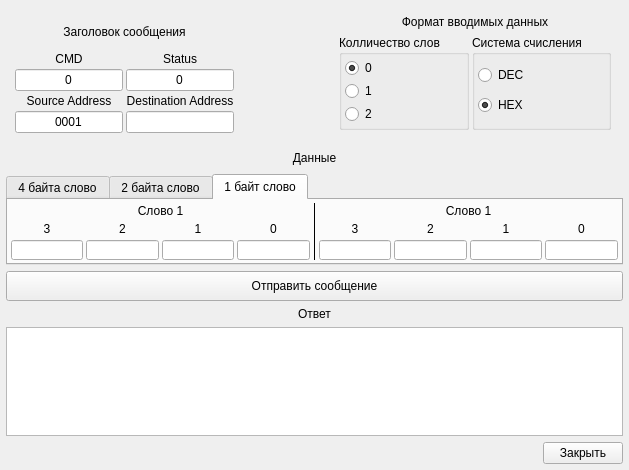
<?xml version="1.0" encoding="UTF-8"?>
<ui version="4.0">
 <class>vdb_msg_sender</class>
 <widget class="QWidget" name="vdb_msg_sender">
  <property name="geometry">
   <rect>
    <x>0</x>
    <y>0</y>
    <width>629</width>
    <height>470</height>
   </rect>
  </property>
  <property name="windowTitle">
   <string>Form</string>
  </property>
  <layout class="QVBoxLayout" name="vlayout_main">
   <property name="spacing">
    <number>6</number>
   </property>
   <property name="leftMargin">
    <number>6</number>
   </property>
   <property name="topMargin">
    <number>6</number>
   </property>
   <property name="rightMargin">
    <number>6</number>
   </property>
   <property name="bottomMargin">
    <number>6</number>
   </property>
   <item>
    <layout class="QHBoxLayout" name="hlayout_msg_head">
     <property name="leftMargin">
      <number>9</number>
     </property>
     <property name="topMargin">
      <number>9</number>
     </property>
     <property name="rightMargin">
      <number>9</number>
     </property>
     <property name="bottomMargin">
      <number>9</number>
     </property>
     <item>
      <layout class="QVBoxLayout" name="vlayout_msg_head">
       <property name="spacing">
        <number>3</number>
       </property>
       <property name="leftMargin">
        <number>0</number>
       </property>
       <property name="topMargin">
        <number>0</number>
       </property>
       <property name="rightMargin">
        <number>0</number>
       </property>
       <property name="bottomMargin">
        <number>0</number>
       </property>
       <item>
        <widget class="QLabel" name="lbl_title_header">
         <property name="font">
          <font>
           <pointsize>9</pointsize>
          </font>
         </property>
         <property name="autoFillBackground">
          <bool>true</bool>
         </property>
         <property name="text">
          <string>Заголовок сообщения</string>
         </property>
         <property name="alignment">
          <set>Qt::AlignCenter</set>
         </property>
        </widget>
       </item>
       <item>
        <layout class="QHBoxLayout" name="hlayout_cmd">
         <property name="spacing">
          <number>3</number>
         </property>
         <property name="leftMargin">
          <number>0</number>
         </property>
         <property name="topMargin">
          <number>0</number>
         </property>
         <property name="rightMargin">
          <number>0</number>
         </property>
         <property name="bottomMargin">
          <number>0</number>
         </property>
         <item>
          <layout class="QVBoxLayout" name="vlayout_cmd">
           <property name="spacing">
            <number>3</number>
           </property>
           <property name="leftMargin">
            <number>0</number>
           </property>
           <property name="topMargin">
            <number>0</number>
           </property>
           <property name="rightMargin">
            <number>0</number>
           </property>
           <property name="bottomMargin">
            <number>0</number>
           </property>
           <item>
            <widget class="QLabel" name="lbl_title_cmd">
             <property name="text">
              <string>CMD</string>
             </property>
             <property name="alignment">
              <set>Qt::AlignCenter</set>
             </property>
            </widget>
           </item>
           <item>
            <widget class="QLineEdit" name="ledit_cmd">
             <property name="inputMask">
              <string>9</string>
             </property>
             <property name="text">
              <string>0</string>
             </property>
             <property name="alignment">
              <set>Qt::AlignCenter</set>
             </property>
            </widget>
           </item>
          </layout>
         </item>
         <item>
          <layout class="QVBoxLayout" name="vlayout_status">
           <property name="spacing">
            <number>3</number>
           </property>
           <property name="leftMargin">
            <number>0</number>
           </property>
           <property name="topMargin">
            <number>0</number>
           </property>
           <property name="rightMargin">
            <number>0</number>
           </property>
           <property name="bottomMargin">
            <number>0</number>
           </property>
           <item>
            <widget class="QLabel" name="lbl_title_status">
             <property name="text">
              <string>Status</string>
             </property>
             <property name="alignment">
              <set>Qt::AlignCenter</set>
             </property>
            </widget>
           </item>
           <item>
            <widget class="QLineEdit" name="ledit_status">
             <property name="inputMask">
              <string>9</string>
             </property>
             <property name="text">
              <string>0</string>
             </property>
             <property name="alignment">
              <set>Qt::AlignCenter</set>
             </property>
            </widget>
           </item>
          </layout>
         </item>
        </layout>
       </item>
       <item>
        <layout class="QHBoxLayout" name="hayout_address">
         <property name="spacing">
          <number>3</number>
         </property>
         <item>
          <layout class="QVBoxLayout" name="vlayout_src">
           <property name="spacing">
            <number>3</number>
           </property>
           <property name="leftMargin">
            <number>0</number>
           </property>
           <property name="topMargin">
            <number>0</number>
           </property>
           <property name="rightMargin">
            <number>0</number>
           </property>
           <property name="bottomMargin">
            <number>0</number>
           </property>
           <item>
            <widget class="QLabel" name="lbl_title_src">
             <property name="text">
              <string>Source Address</string>
             </property>
             <property name="alignment">
              <set>Qt::AlignCenter</set>
             </property>
            </widget>
           </item>
           <item>
            <widget class="QLineEdit" name="ledit_src">
             <property name="inputMask">
              <string>HHHH</string>
             </property>
             <property name="text">
              <string>0001</string>
             </property>
             <property name="alignment">
              <set>Qt::AlignCenter</set>
             </property>
             <property name="readOnly">
              <bool>true</bool>
             </property>
            </widget>
           </item>
          </layout>
         </item>
         <item>
          <layout class="QVBoxLayout" name="vlayout_dst">
           <property name="spacing">
            <number>3</number>
           </property>
           <property name="leftMargin">
            <number>0</number>
           </property>
           <property name="topMargin">
            <number>0</number>
           </property>
           <property name="rightMargin">
            <number>0</number>
           </property>
           <property name="bottomMargin">
            <number>0</number>
           </property>
           <item>
            <widget class="QLabel" name="lbl_title_dst">
             <property name="text">
              <string>Destination Address</string>
             </property>
             <property name="alignment">
              <set>Qt::AlignCenter</set>
             </property>
            </widget>
           </item>
           <item>
            <widget class="QLineEdit" name="ledit_dst">
             <property name="inputMask">
              <string>HHHH</string>
             </property>
             <property name="text">
              <string/>
             </property>
             <property name="alignment">
              <set>Qt::AlignCenter</set>
             </property>
            </widget>
           </item>
          </layout>
         </item>
        </layout>
       </item>
      </layout>
     </item>
     <item>
      <spacer name="horizontalSpacer">
       <property name="orientation">
        <enum>Qt::Horizontal</enum>
       </property>
       <property name="sizeHint" stdset="0">
        <size>
         <width>40</width>
         <height>20</height>
        </size>
       </property>
      </spacer>
     </item>
     <item>
      <layout class="QVBoxLayout" name="vlayout_data_format">
       <property name="spacing">
        <number>3</number>
       </property>
       <property name="leftMargin">
        <number>0</number>
       </property>
       <property name="topMargin">
        <number>0</number>
       </property>
       <property name="rightMargin">
        <number>0</number>
       </property>
       <property name="bottomMargin">
        <number>0</number>
       </property>
       <item>
        <widget class="QLabel" name="lbl_title_data_style">
         <property name="font">
          <font>
           <pointsize>9</pointsize>
          </font>
         </property>
         <property name="text">
          <string>Формат вводимых данных</string>
         </property>
         <property name="alignment">
          <set>Qt::AlignCenter</set>
         </property>
        </widget>
       </item>
       <item>
        <layout class="QHBoxLayout" name="horizontalLayout_6">
         <property name="leftMargin">
          <number>3</number>
         </property>
         <property name="topMargin">
          <number>3</number>
         </property>
         <property name="rightMargin">
          <number>3</number>
         </property>
         <property name="bottomMargin">
          <number>3</number>
         </property>
         <item>
          <widget class="QGroupBox" name="gbox_set_data_lengths">
           <property name="title">
            <string>Колличество слов</string>
           </property>
           <layout class="QVBoxLayout" name="verticalLayout_5">
            <property name="spacing">
             <number>3</number>
            </property>
            <property name="leftMargin">
             <number>3</number>
            </property>
            <property name="topMargin">
             <number>3</number>
            </property>
            <property name="rightMargin">
             <number>3</number>
            </property>
            <property name="bottomMargin">
             <number>3</number>
            </property>
            <item>
             <widget class="QRadioButton" name="radbtn_data_lengths_0">
              <property name="text">
               <string>0</string>
              </property>
              <property name="checked">
               <bool>true</bool>
              </property>
             </widget>
            </item>
            <item>
             <widget class="QRadioButton" name="radbtn_data_lengths_1">
              <property name="text">
               <string>1</string>
              </property>
             </widget>
            </item>
            <item>
             <widget class="QRadioButton" name="radbtn_data_lengths_2">
              <property name="text">
               <string>2</string>
              </property>
             </widget>
            </item>
           </layout>
          </widget>
         </item>
         <item>
          <widget class="QGroupBox" name="gbox_scale">
           <property name="autoFillBackground">
            <bool>true</bool>
           </property>
           <property name="title">
            <string>Система счисления</string>
           </property>
           <layout class="QVBoxLayout" name="verticalLayout_6">
            <property name="spacing">
             <number>3</number>
            </property>
            <property name="leftMargin">
             <number>3</number>
            </property>
            <property name="topMargin">
             <number>3</number>
            </property>
            <property name="rightMargin">
             <number>3</number>
            </property>
            <property name="bottomMargin">
             <number>3</number>
            </property>
            <item>
             <widget class="QRadioButton" name="radbtn_scale_dec">
              <property name="text">
               <string>DEC</string>
              </property>
             </widget>
            </item>
            <item>
             <widget class="QRadioButton" name="radbtn_scale_hex">
              <property name="text">
               <string>HEX</string>
              </property>
              <property name="checked">
               <bool>true</bool>
              </property>
             </widget>
            </item>
           </layout>
          </widget>
         </item>
        </layout>
       </item>
      </layout>
     </item>
    </layout>
   </item>
   <item>
    <layout class="QHBoxLayout" name="horizontalLayout_2">
     <property name="spacing">
      <number>3</number>
     </property>
     <property name="leftMargin">
      <number>3</number>
     </property>
     <property name="topMargin">
      <number>3</number>
     </property>
     <property name="rightMargin">
      <number>3</number>
     </property>
     <property name="bottomMargin">
      <number>3</number>
     </property>
     <item>
      <widget class="QLabel" name="label">
       <property name="font">
        <font>
         <pointsize>9</pointsize>
        </font>
       </property>
       <property name="text">
        <string>Данные</string>
       </property>
       <property name="alignment">
        <set>Qt::AlignCenter</set>
       </property>
      </widget>
     </item>
    </layout>
   </item>
   <item>
    <widget class="QTabWidget" name="tabwidget_data">
     <property name="currentIndex">
      <number>2</number>
     </property>
     <widget class="QWidget" name="tab_4_byte">
      <attribute name="title">
       <string>4 байта слово</string>
      </attribute>
      <layout class="QHBoxLayout" name="horizontalLayout_3">
       <property name="spacing">
        <number>3</number>
       </property>
       <property name="leftMargin">
        <number>3</number>
       </property>
       <property name="topMargin">
        <number>3</number>
       </property>
       <property name="rightMargin">
        <number>3</number>
       </property>
       <property name="bottomMargin">
        <number>3</number>
       </property>
       <item>
        <layout class="QVBoxLayout" name="vlayout_4_byte_word_1">
         <property name="spacing">
          <number>3</number>
         </property>
         <property name="leftMargin">
          <number>0</number>
         </property>
         <property name="topMargin">
          <number>0</number>
         </property>
         <property name="rightMargin">
          <number>0</number>
         </property>
         <property name="bottomMargin">
          <number>0</number>
         </property>
         <item>
          <widget class="QLabel" name="lbl_title_4_byte_word_1">
           <property name="minimumSize">
            <size>
             <width>0</width>
             <height>15</height>
            </size>
           </property>
           <property name="maximumSize">
            <size>
             <width>16777215</width>
             <height>15</height>
            </size>
           </property>
           <property name="text">
            <string>Слово 1</string>
           </property>
           <property name="alignment">
            <set>Qt::AlignCenter</set>
           </property>
          </widget>
         </item>
         <item>
          <layout class="QGridLayout" name="gridLayout_5">
           <property name="spacing">
            <number>3</number>
           </property>
           <item row="1" column="0">
            <widget class="QLineEdit" name="ledit_4_byte_word_1">
             <property name="minimumSize">
              <size>
               <width>0</width>
               <height>20</height>
              </size>
             </property>
             <property name="maximumSize">
              <size>
               <width>16777215</width>
               <height>20</height>
              </size>
             </property>
             <property name="inputMask">
              <string>HHHHHHHH</string>
             </property>
             <property name="alignment">
              <set>Qt::AlignRight|Qt::AlignTrailing|Qt::AlignVCenter</set>
             </property>
            </widget>
           </item>
           <item row="0" column="0">
            <widget class="QLabel" name="lbl_title_4_byte_word_1_b0">
             <property name="text">
              <string>0</string>
             </property>
             <property name="alignment">
              <set>Qt::AlignCenter</set>
             </property>
            </widget>
           </item>
          </layout>
         </item>
        </layout>
       </item>
       <item>
        <widget class="Line" name="line">
         <property name="frameShadow">
          <enum>QFrame::Plain</enum>
         </property>
         <property name="orientation">
          <enum>Qt::Vertical</enum>
         </property>
        </widget>
       </item>
       <item>
        <layout class="QVBoxLayout" name="vlayout_4_byte_word_2">
         <property name="spacing">
          <number>3</number>
         </property>
         <property name="leftMargin">
          <number>0</number>
         </property>
         <property name="topMargin">
          <number>0</number>
         </property>
         <property name="rightMargin">
          <number>0</number>
         </property>
         <property name="bottomMargin">
          <number>0</number>
         </property>
         <item>
          <widget class="QLabel" name="lbl_title_4_byte_word_2">
           <property name="minimumSize">
            <size>
             <width>0</width>
             <height>15</height>
            </size>
           </property>
           <property name="maximumSize">
            <size>
             <width>16777215</width>
             <height>15</height>
            </size>
           </property>
           <property name="text">
            <string>Слово 2</string>
           </property>
           <property name="alignment">
            <set>Qt::AlignCenter</set>
           </property>
          </widget>
         </item>
         <item>
          <layout class="QGridLayout" name="gridLayout_6">
           <property name="spacing">
            <number>3</number>
           </property>
           <item row="1" column="0">
            <widget class="QLineEdit" name="ledit_4_byte_word_2">
             <property name="minimumSize">
              <size>
               <width>0</width>
               <height>20</height>
              </size>
             </property>
             <property name="maximumSize">
              <size>
               <width>16777215</width>
               <height>20</height>
              </size>
             </property>
             <property name="inputMask">
              <string>HHHHHHHH</string>
             </property>
             <property name="alignment">
              <set>Qt::AlignRight|Qt::AlignTrailing|Qt::AlignVCenter</set>
             </property>
            </widget>
           </item>
           <item row="0" column="0">
            <widget class="QLabel" name="lbl_title_4_byte_word_2_b0">
             <property name="text">
              <string>0</string>
             </property>
             <property name="alignment">
              <set>Qt::AlignCenter</set>
             </property>
            </widget>
           </item>
          </layout>
         </item>
        </layout>
       </item>
      </layout>
     </widget>
     <widget class="QWidget" name="tab_2_byte">
      <attribute name="title">
       <string>2 байта слово</string>
      </attribute>
      <layout class="QHBoxLayout" name="horizontalLayout_4">
       <property name="spacing">
        <number>3</number>
       </property>
       <property name="leftMargin">
        <number>3</number>
       </property>
       <property name="topMargin">
        <number>3</number>
       </property>
       <property name="rightMargin">
        <number>3</number>
       </property>
       <property name="bottomMargin">
        <number>3</number>
       </property>
       <item>
        <layout class="QVBoxLayout" name="vlayout_2_byte_word_1">
         <property name="spacing">
          <number>3</number>
         </property>
         <property name="leftMargin">
          <number>0</number>
         </property>
         <property name="topMargin">
          <number>0</number>
         </property>
         <property name="rightMargin">
          <number>0</number>
         </property>
         <property name="bottomMargin">
          <number>0</number>
         </property>
         <item>
          <widget class="QLabel" name="lbl_title_2_byte_word_1">
           <property name="minimumSize">
            <size>
             <width>15</width>
             <height>0</height>
            </size>
           </property>
           <property name="maximumSize">
            <size>
             <width>16777215</width>
             <height>15</height>
            </size>
           </property>
           <property name="text">
            <string>Слово 1</string>
           </property>
           <property name="alignment">
            <set>Qt::AlignCenter</set>
           </property>
          </widget>
         </item>
         <item>
          <layout class="QGridLayout" name="gridLayout">
           <property name="spacing">
            <number>3</number>
           </property>
           <item row="0" column="0">
            <widget class="QLabel" name="lbl_title_2_byte_word_1_b1">
             <property name="text">
              <string>1</string>
             </property>
             <property name="alignment">
              <set>Qt::AlignCenter</set>
             </property>
            </widget>
           </item>
           <item row="0" column="1">
            <widget class="QLabel" name="lbl_title_2_byte_word_1_b0">
             <property name="text">
              <string>0</string>
             </property>
             <property name="alignment">
              <set>Qt::AlignCenter</set>
             </property>
            </widget>
           </item>
           <item row="1" column="0">
            <widget class="QLineEdit" name="ledit_2_byte_word_1_b1">
             <property name="minimumSize">
              <size>
               <width>0</width>
               <height>20</height>
              </size>
             </property>
             <property name="maximumSize">
              <size>
               <width>16777215</width>
               <height>20</height>
              </size>
             </property>
             <property name="inputMask">
              <string>HHHH</string>
             </property>
             <property name="alignment">
              <set>Qt::AlignRight|Qt::AlignTrailing|Qt::AlignVCenter</set>
             </property>
            </widget>
           </item>
           <item row="1" column="1">
            <widget class="QLineEdit" name="ledit_2_byte_word_1_b0">
             <property name="minimumSize">
              <size>
               <width>0</width>
               <height>20</height>
              </size>
             </property>
             <property name="maximumSize">
              <size>
               <width>16777215</width>
               <height>20</height>
              </size>
             </property>
             <property name="inputMask">
              <string>HHHH</string>
             </property>
             <property name="alignment">
              <set>Qt::AlignRight|Qt::AlignTrailing|Qt::AlignVCenter</set>
             </property>
            </widget>
           </item>
          </layout>
         </item>
        </layout>
       </item>
       <item>
        <widget class="Line" name="line_2">
         <property name="frameShadow">
          <enum>QFrame::Plain</enum>
         </property>
         <property name="orientation">
          <enum>Qt::Vertical</enum>
         </property>
        </widget>
       </item>
       <item>
        <layout class="QVBoxLayout" name="vlayout_2_byte_word_2">
         <property name="spacing">
          <number>3</number>
         </property>
         <property name="leftMargin">
          <number>0</number>
         </property>
         <property name="topMargin">
          <number>0</number>
         </property>
         <property name="rightMargin">
          <number>0</number>
         </property>
         <property name="bottomMargin">
          <number>0</number>
         </property>
         <item>
          <widget class="QLabel" name="lbl_title_2_byte_word_2">
           <property name="minimumSize">
            <size>
             <width>0</width>
             <height>15</height>
            </size>
           </property>
           <property name="maximumSize">
            <size>
             <width>16777215</width>
             <height>15</height>
            </size>
           </property>
           <property name="text">
            <string>Слово 2</string>
           </property>
           <property name="alignment">
            <set>Qt::AlignCenter</set>
           </property>
          </widget>
         </item>
         <item>
          <layout class="QGridLayout" name="gridLayout_2">
           <property name="spacing">
            <number>3</number>
           </property>
           <item row="0" column="0">
            <widget class="QLabel" name="lbl_title_2_byte_word_2_b1">
             <property name="text">
              <string>1</string>
             </property>
             <property name="alignment">
              <set>Qt::AlignCenter</set>
             </property>
            </widget>
           </item>
           <item row="0" column="1">
            <widget class="QLabel" name="lbl_title_2_byte_word_2_b2">
             <property name="text">
              <string>0</string>
             </property>
             <property name="alignment">
              <set>Qt::AlignCenter</set>
             </property>
            </widget>
           </item>
           <item row="1" column="0">
            <widget class="QLineEdit" name="ledit_2_byte_word_2_b1">
             <property name="minimumSize">
              <size>
               <width>0</width>
               <height>20</height>
              </size>
             </property>
             <property name="maximumSize">
              <size>
               <width>16777215</width>
               <height>20</height>
              </size>
             </property>
             <property name="inputMask">
              <string>HHHH</string>
             </property>
             <property name="alignment">
              <set>Qt::AlignRight|Qt::AlignTrailing|Qt::AlignVCenter</set>
             </property>
            </widget>
           </item>
           <item row="1" column="1">
            <widget class="QLineEdit" name="ledit_2_byte_word_2_b0">
             <property name="minimumSize">
              <size>
               <width>0</width>
               <height>20</height>
              </size>
             </property>
             <property name="maximumSize">
              <size>
               <width>16777215</width>
               <height>20</height>
              </size>
             </property>
             <property name="inputMask">
              <string>HHHH</string>
             </property>
             <property name="alignment">
              <set>Qt::AlignRight|Qt::AlignTrailing|Qt::AlignVCenter</set>
             </property>
            </widget>
           </item>
          </layout>
         </item>
        </layout>
       </item>
      </layout>
     </widget>
     <widget class="QWidget" name="tab_1_byte">
      <attribute name="title">
       <string>1 байт слово</string>
      </attribute>
      <layout class="QHBoxLayout" name="horizontalLayout_5">
       <property name="spacing">
        <number>3</number>
       </property>
       <property name="leftMargin">
        <number>3</number>
       </property>
       <property name="topMargin">
        <number>3</number>
       </property>
       <property name="rightMargin">
        <number>3</number>
       </property>
       <property name="bottomMargin">
        <number>3</number>
       </property>
       <item>
        <layout class="QVBoxLayout" name="vlayout_1_byte_word_1">
         <property name="spacing">
          <number>3</number>
         </property>
         <property name="leftMargin">
          <number>0</number>
         </property>
         <property name="topMargin">
          <number>0</number>
         </property>
         <property name="rightMargin">
          <number>0</number>
         </property>
         <property name="bottomMargin">
          <number>0</number>
         </property>
         <item>
          <widget class="QLabel" name="lbl_title_1_byte_word_1">
           <property name="minimumSize">
            <size>
             <width>0</width>
             <height>15</height>
            </size>
           </property>
           <property name="maximumSize">
            <size>
             <width>16777215</width>
             <height>15</height>
            </size>
           </property>
           <property name="text">
            <string>Слово 1</string>
           </property>
           <property name="alignment">
            <set>Qt::AlignCenter</set>
           </property>
          </widget>
         </item>
         <item>
          <layout class="QGridLayout" name="gridLayout_4">
           <property name="leftMargin">
            <number>0</number>
           </property>
           <property name="topMargin">
            <number>0</number>
           </property>
           <property name="rightMargin">
            <number>0</number>
           </property>
           <property name="bottomMargin">
            <number>0</number>
           </property>
           <property name="spacing">
            <number>3</number>
           </property>
           <item row="0" column="0">
            <widget class="QLabel" name="lbl_title_1_byte_word_1_b3">
             <property name="text">
              <string>3</string>
             </property>
             <property name="alignment">
              <set>Qt::AlignCenter</set>
             </property>
            </widget>
           </item>
           <item row="1" column="1">
            <widget class="QLineEdit" name="ledit_1_byte_word_1_b2">
             <property name="minimumSize">
              <size>
               <width>0</width>
               <height>20</height>
              </size>
             </property>
             <property name="maximumSize">
              <size>
               <width>16777215</width>
               <height>20</height>
              </size>
             </property>
             <property name="inputMask">
              <string>HH</string>
             </property>
             <property name="alignment">
              <set>Qt::AlignRight|Qt::AlignTrailing|Qt::AlignVCenter</set>
             </property>
            </widget>
           </item>
           <item row="0" column="2">
            <widget class="QLabel" name="lbl_title_1_byte_word_1_b1">
             <property name="text">
              <string>1</string>
             </property>
             <property name="alignment">
              <set>Qt::AlignCenter</set>
             </property>
            </widget>
           </item>
           <item row="0" column="1">
            <widget class="QLabel" name="lbl_title_1_byte_word_1_b2">
             <property name="text">
              <string>2</string>
             </property>
             <property name="alignment">
              <set>Qt::AlignCenter</set>
             </property>
            </widget>
           </item>
           <item row="1" column="0">
            <widget class="QLineEdit" name="ledit_1_byte_word_1_b3">
             <property name="minimumSize">
              <size>
               <width>0</width>
               <height>20</height>
              </size>
             </property>
             <property name="maximumSize">
              <size>
               <width>16777215</width>
               <height>20</height>
              </size>
             </property>
             <property name="inputMask">
              <string>HH</string>
             </property>
             <property name="alignment">
              <set>Qt::AlignRight|Qt::AlignTrailing|Qt::AlignVCenter</set>
             </property>
            </widget>
           </item>
           <item row="0" column="3">
            <widget class="QLabel" name="lbl_title_1_byte_word_1_b0">
             <property name="text">
              <string>0</string>
             </property>
             <property name="alignment">
              <set>Qt::AlignCenter</set>
             </property>
            </widget>
           </item>
           <item row="1" column="2">
            <widget class="QLineEdit" name="ledit_1_byte_word_1_b1">
             <property name="minimumSize">
              <size>
               <width>0</width>
               <height>20</height>
              </size>
             </property>
             <property name="maximumSize">
              <size>
               <width>16777215</width>
               <height>20</height>
              </size>
             </property>
             <property name="inputMask">
              <string>HH</string>
             </property>
             <property name="alignment">
              <set>Qt::AlignRight|Qt::AlignTrailing|Qt::AlignVCenter</set>
             </property>
            </widget>
           </item>
           <item row="1" column="3">
            <widget class="QLineEdit" name="ledit_1_byte_word_1_b0">
             <property name="minimumSize">
              <size>
               <width>0</width>
               <height>20</height>
              </size>
             </property>
             <property name="maximumSize">
              <size>
               <width>16777215</width>
               <height>20</height>
              </size>
             </property>
             <property name="inputMask">
              <string>HH</string>
             </property>
             <property name="alignment">
              <set>Qt::AlignRight|Qt::AlignTrailing|Qt::AlignVCenter</set>
             </property>
            </widget>
           </item>
          </layout>
         </item>
        </layout>
       </item>
       <item>
        <widget class="Line" name="line_3">
         <property name="frameShadow">
          <enum>QFrame::Plain</enum>
         </property>
         <property name="orientation">
          <enum>Qt::Vertical</enum>
         </property>
        </widget>
       </item>
       <item>
        <layout class="QVBoxLayout" name="vlayout_1_byte_word_2">
         <property name="spacing">
          <number>3</number>
         </property>
         <property name="leftMargin">
          <number>0</number>
         </property>
         <property name="topMargin">
          <number>0</number>
         </property>
         <property name="rightMargin">
          <number>0</number>
         </property>
         <property name="bottomMargin">
          <number>0</number>
         </property>
         <item>
          <widget class="QLabel" name="lbl_title_1_byte_word_2">
           <property name="minimumSize">
            <size>
             <width>0</width>
             <height>15</height>
            </size>
           </property>
           <property name="maximumSize">
            <size>
             <width>16777215</width>
             <height>15</height>
            </size>
           </property>
           <property name="text">
            <string>Слово 1</string>
           </property>
           <property name="alignment">
            <set>Qt::AlignCenter</set>
           </property>
          </widget>
         </item>
         <item>
          <layout class="QGridLayout" name="gridLayout_3">
           <property name="spacing">
            <number>3</number>
           </property>
           <item row="1" column="0">
            <widget class="QLineEdit" name="ledit_1_byte_word_2_b3">
             <property name="minimumSize">
              <size>
               <width>0</width>
               <height>20</height>
              </size>
             </property>
             <property name="maximumSize">
              <size>
               <width>16777215</width>
               <height>20</height>
              </size>
             </property>
             <property name="inputMask">
              <string>HH</string>
             </property>
             <property name="alignment">
              <set>Qt::AlignRight|Qt::AlignTrailing|Qt::AlignVCenter</set>
             </property>
            </widget>
           </item>
           <item row="0" column="2">
            <widget class="QLabel" name="lbl_title_1_byte_word_2_b1">
             <property name="text">
              <string>1</string>
             </property>
             <property name="alignment">
              <set>Qt::AlignCenter</set>
             </property>
            </widget>
           </item>
           <item row="0" column="0">
            <widget class="QLabel" name="lbl_title_1_byte_word_2_b3">
             <property name="text">
              <string>3</string>
             </property>
             <property name="alignment">
              <set>Qt::AlignCenter</set>
             </property>
            </widget>
           </item>
           <item row="0" column="1">
            <widget class="QLabel" name="lbl_title_1_byte_word_2_b2">
             <property name="text">
              <string>2</string>
             </property>
             <property name="alignment">
              <set>Qt::AlignCenter</set>
             </property>
            </widget>
           </item>
           <item row="1" column="1">
            <widget class="QLineEdit" name="ledit_1_byte_word_2_b2">
             <property name="minimumSize">
              <size>
               <width>0</width>
               <height>20</height>
              </size>
             </property>
             <property name="maximumSize">
              <size>
               <width>16777215</width>
               <height>20</height>
              </size>
             </property>
             <property name="inputMask">
              <string>HH</string>
             </property>
             <property name="alignment">
              <set>Qt::AlignRight|Qt::AlignTrailing|Qt::AlignVCenter</set>
             </property>
            </widget>
           </item>
           <item row="0" column="3">
            <widget class="QLabel" name="lbl_title_1_byte_word_2_b0">
             <property name="text">
              <string>0</string>
             </property>
             <property name="alignment">
              <set>Qt::AlignCenter</set>
             </property>
            </widget>
           </item>
           <item row="1" column="2">
            <widget class="QLineEdit" name="ledit_1_byte_word_2_b1">
             <property name="minimumSize">
              <size>
               <width>0</width>
               <height>20</height>
              </size>
             </property>
             <property name="maximumSize">
              <size>
               <width>16777215</width>
               <height>20</height>
              </size>
             </property>
             <property name="inputMask">
              <string>HH</string>
             </property>
             <property name="alignment">
              <set>Qt::AlignRight|Qt::AlignTrailing|Qt::AlignVCenter</set>
             </property>
            </widget>
           </item>
           <item row="1" column="3">
            <widget class="QLineEdit" name="ledit_1_byte_word_2_b0">
             <property name="minimumSize">
              <size>
               <width>0</width>
               <height>20</height>
              </size>
             </property>
             <property name="maximumSize">
              <size>
               <width>16777215</width>
               <height>20</height>
              </size>
             </property>
             <property name="inputMask">
              <string>HH</string>
             </property>
             <property name="alignment">
              <set>Qt::AlignRight|Qt::AlignTrailing|Qt::AlignVCenter</set>
             </property>
            </widget>
           </item>
          </layout>
         </item>
        </layout>
       </item>
      </layout>
     </widget>
    </widget>
   </item>
   <item>
    <widget class="QPushButton" name="pbtn_send_msg">
     <property name="minimumSize">
      <size>
       <width>0</width>
       <height>30</height>
      </size>
     </property>
     <property name="maximumSize">
      <size>
       <width>16777215</width>
       <height>30</height>
      </size>
     </property>
     <property name="autoFillBackground">
      <bool>false</bool>
     </property>
     <property name="text">
      <string>Отправить сообщение</string>
     </property>
    </widget>
   </item>
   <item>
    <widget class="QLabel" name="lbl_title_response">
     <property name="font">
      <font>
       <pointsize>9</pointsize>
      </font>
     </property>
     <property name="text">
      <string>Ответ</string>
     </property>
     <property name="alignment">
      <set>Qt::AlignCenter</set>
     </property>
    </widget>
   </item>
   <item>
    <widget class="QPlainTextEdit" name="pltexted_response">
     <property name="readOnly">
      <bool>true</bool>
     </property>
    </widget>
   </item>
   <item>
    <layout class="QHBoxLayout" name="hlayout_cntr_btn">
     <item>
      <spacer name="hslider_cntr_btn">
       <property name="orientation">
        <enum>Qt::Horizontal</enum>
       </property>
       <property name="sizeHint" stdset="0">
        <size>
         <width>40</width>
         <height>20</height>
        </size>
       </property>
      </spacer>
     </item>
     <item>
      <widget class="QPushButton" name="pbtn_close">
       <property name="text">
        <string>Закрыть</string>
       </property>
      </widget>
     </item>
    </layout>
   </item>
  </layout>
 </widget>
 <resources/>
 <connections>
  <connection>
   <sender>pbtn_close</sender>
   <signal>clicked()</signal>
   <receiver>vdb_msg_sender</receiver>
   <slot>hide()</slot>
   <hints>
    <hint type="sourcelabel">
     <x>503</x>
     <y>149</y>
    </hint>
    <hint type="destinationlabel">
     <x>273</x>
     <y>81</y>
    </hint>
   </hints>
  </connection>
 </connections>
</ui>
